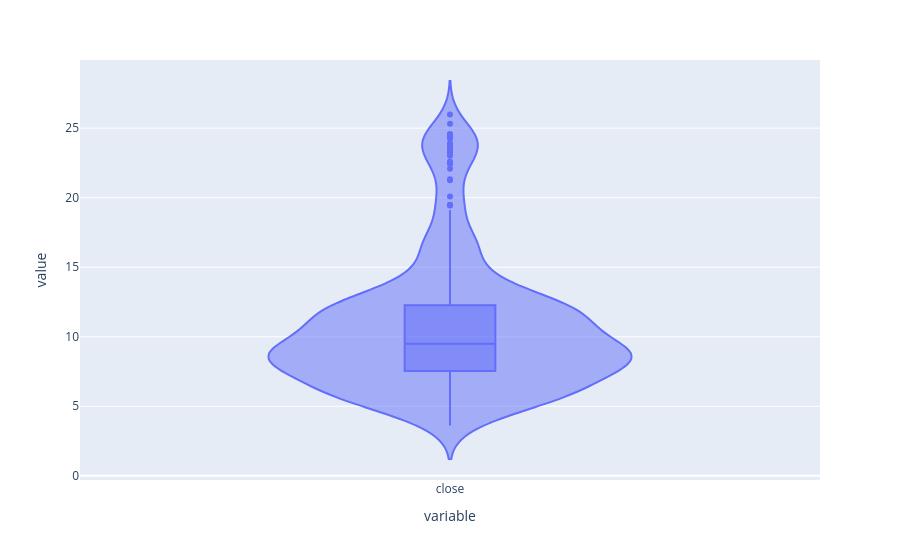

Notebook source saved alongside this figure:
### Code cell
figv = px.violin(pctp['close'], box=True)
figv.show()

### Figure 1 — Plotly figure (JSON) as saved in the notebook; plotly's stock layout.template omitted (floating-point values rounded to 4 significant figures; data arrays with more than 128 entries replaced by an {"elided": "..."} marker saying what was removed)
{"data": [{"alignmentgroup": "True", "box": {"visible": true}, "hovertemplate": "variable=%{x}<br>value=%{y}<extra></extra>", "legendgroup": "", "marker": {"color": "#636efa"}, "name": "", "offsetgroup": "", "orientation": "v", "scalegroup": "True", "showlegend": false, "type": "violin", "x": {"elided": "277 str values"}, "x0": " ", "xaxis": "x", "y": {"elided": "277 float values"}, "y0": " ", "yaxis": "y"}], "layout": {"legend": {"tracegroupgap": 0}, "margin": {"t": 60}, "violinmode": "group", "xaxis": {"anchor": "y", "domain": [0, 1], "title": {"text": "variable"}}, "yaxis": {"anchor": "x", "domain": [0, 1], "title": {"text": "value"}}}}
